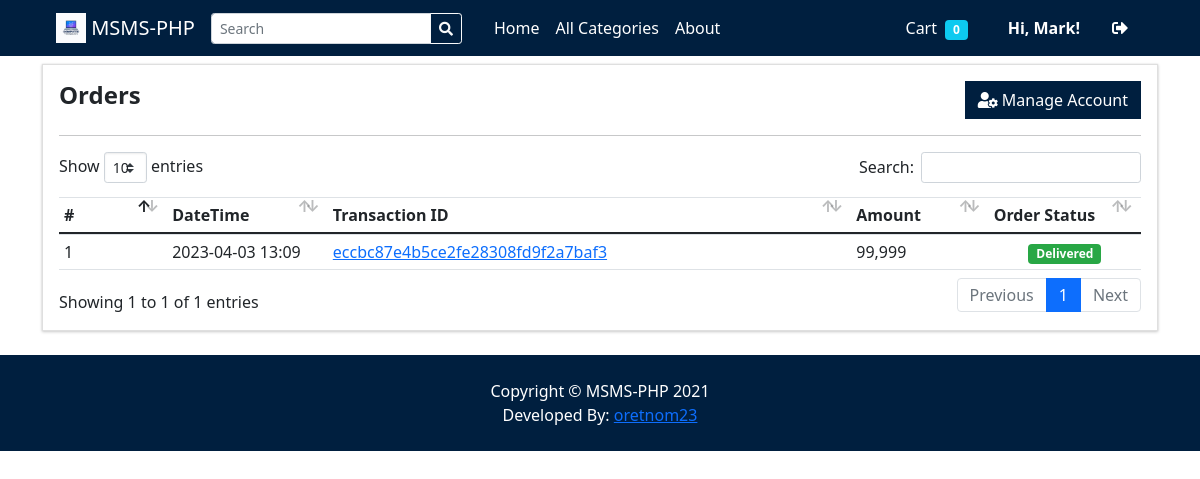
The app's page /?p=my_account (signed in) with its own data.
### tables this page shows
CREATE TABLE `orders` (
  `id` int(30) NOT NULL,
  `client_id` int(30) NOT NULL,
  `delivery_address` text NOT NULL,
  `payment_method` varchar(100) NOT NULL,
  `order_type` tinyint(1) NOT NULL COMMENT '1= pickup,2= deliver',
  `amount` double NOT NULL,
  `status` tinyint(2) NOT NULL DEFAULT 0,
  `paid` tinyint(1) NOT NULL DEFAULT 0,
  `date_created` datetime NOT NULL DEFAULT current_timestamp(),
  `date_updated` datetime DEFAULT NULL ON UPDATE current_timestamp()
);

### classes/DBConnection.php (called while the page is built, shortened)
<?php
class DBConnection{
    private $host = DB_SERVER;
    private $username = DB_USERNAME;
    private $password = DB_PASSWORD;
    private $database = DB_NAME;
    public $conn;
    public function __construct(){
        if (!isset($this->conn)) {
            $this->conn = new mysqli($this->host, $this->username, $this->password, $this->database);
        }
    }
}
?>

### classes/SystemSettings.php (called while the page is built, shortened)
<?php
class SystemSettings extends DBConnection{
	function userdata($field = ''){
		if(!empty($field)){
			if(isset($_SESSION['userdata'][$field]))
				return $_SESSION['userdata'][$field];
			else
				return null;
		}else{
			return false;
		}
	}
}
$_settings = new SystemSettings();
?>

### my_account.php (the view, shortened to what this page needs)
<section class="py-2">
    <div class="container">
        <div class="card rounded-0">
            <div class="card-body">
                <div class="w-100 justify-content-between d-flex">
                    <h4><b>Orders</b></h4>
                    <a href="./?p=edit_account" class="btn btn btn-default btn-flat bg-navy"><div class="fa fa-user-cog"></div> Manage Account</a>
                </div>
                    <hr class="border-warning">
                    <table class="table table-stripped text-dark">
                        <colgroup>
                            <col width="10%">
                            <col width="15">
                            <col width="25">
                            <col width="25">
                            <col width="15">
                        </colgroup>
                        <thead>
                            <tr>
                                <th>#</th>
                                <th>DateTime</th>
                                <th>Transaction ID</th>
                                <th>Amount</th>
                                <th>Order Status</th>
                            </tr>
                        </thead>
                        <tbody>
                            <?php
                                $i = 1;
                                $qry = $conn->query("SELECT o.*,concat(c.firstname,' ',c.lastname) as client from `orders` o inner join clients c on c.id = o.client_id where o.client_id = '".$_settings->userdata('id')."' order by unix_timestamp(o.date_created) desc ");
                                while($row = $qry->fetch_assoc()):
                            ?>
                                <tr>
                                    <td><?php echo $i++ ?></td>
                                    <td><?php echo date("Y-m-d H:i",strtotime($row['date_created'])) ?></td>
                                    <td><a href="javascript:void(0)" class="view_order" data-id="<?php echo $row['id'] ?>"><?php echo md5($row['id']); ?></a></td>
                                    <td><?php echo number_format($row['amount']) ?> </td>
                                    <td class="text-center">
                                            <?php if($row['status'] == 0): ?>
                                                <span class="badge badge-light text-dark">Pending</span>
                                            <?php elseif($row['status'] == 1): ?>
                                                <span class="badge badge-primary">Packed</span>
                                            <?php elseif($row['status'] == 2): ?>
                                                <span class="badge badge-warning">Out for Delivery</span>
                                            <?php elseif($row['status'] == 3): ?>
                                                <span class="badge badge-success">Delivered</span>
                                            <?php else: ?>
                                                <span class="badge badge-danger">Cancelled</span>
                                            <?php endif; ?>
                                        </td>
                                    </tr>
                            <?php endwhile; ?>
                        </tbody>
                    </table>
            </div>
        </div>
    </div>
</section>

### records on screen
orders: date_created "2023-04-03 13:09", id "eccbc87e4b5ce2fe28308fd9f2a7baf3", amount "99,999", status "Delivered"

### other values on screen
$_settings->info('short_name') "MSMS-PHP"
$_settings->userdata('firstname') "Mark"
